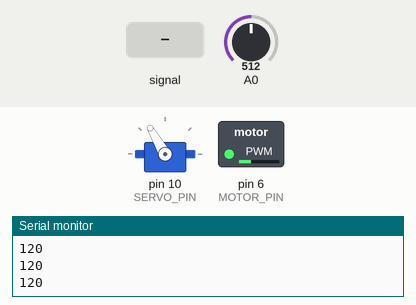
Recording of a sketch running on a simulated Arduino Uno, built with avr-gcc and run on an emulated ATmega328P. On the bench: servo, switched loads named in the sketch (green lamp = pin HIGH), the last lines printed to the serial monitor. Inputs (shaded band) come from the test bench; at power-on: A0 = 512. Pins used as bus, display or sensor lines are not drawn.

Above: at 1.2 s.
1.3 s: A0 fed a 200 Hz sine of ±81 counts around its level
At 1.94 s:
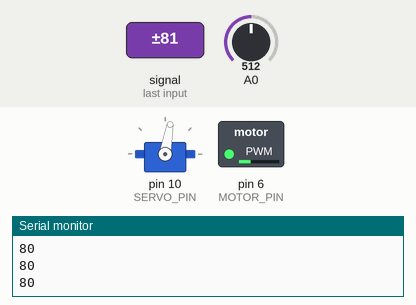
At 4.08 s:
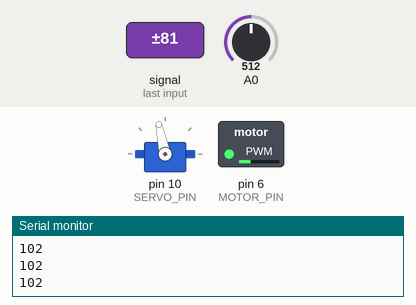
4.3 s: A0 fed a 50 Hz sine of ±306 counts around its level
7.3 s: A0 set to 716
At 7.8 s:
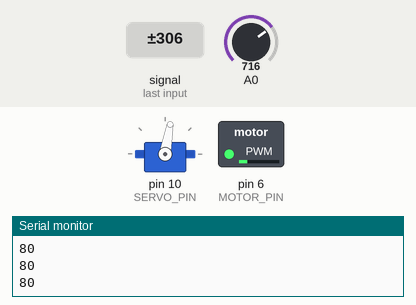
Timing chart, 0 to 10.3 s (numbered marks = the images above; inputs shaded):
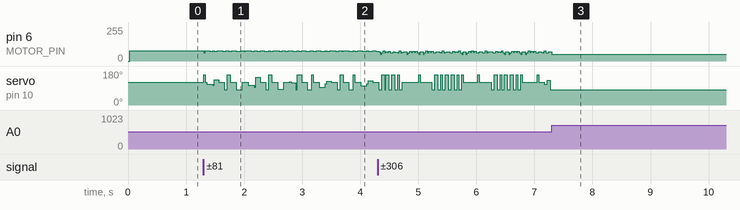

The sketch:

pid.ino
```cpp
#include <Servo.h>
#include <PID_v1.h>

Servo myservo;  // create servo object to control a servo

//degree limits for servo
const int MAX_ANGLE = 40;
const int SERVO_MID = 120; //MID point for servo
const int SERVO_RIGHT = SERVO_MID+MAX_ANGLE;
const int SERVO_LEFT = SERVO_MID-MAX_ANGLE;

//Lock mechanism for servo
boolean leftLock = false;
boolean rightLock = false;

//position of cars
const int MID_POSITION = 64; //mid postion is mid index of 128 sized array
int prevPosition = MID_POSITION;
int curPosition = MID_POSITION;

//PID
double input;
double output;
double setPoint;
double kp = 5;
double ki = 1;
double kd = 0;
PID myPID(&input, &output, &setPoint, kp, ki, kd, DIRECT);

//motor duty range: 0~100
const int MAX_DUTY = 30;
const int MID_DUTY = 25;
const int MIN_DUTY = 20;

int pixelArray[128] ;            // Pixel array.

int CLK = 13;                    // Set pin 13 as CLK.
int SI  = 12;                    // Set pin 12 as SI.
int MOTOR_PIN = 6;                // Set pin 9 as motor
int SERVO_PIN =10;                //Set pin 10 as servo

void setup() {
  leftLock = false;
  rightLock = false;

  pinMode(CLK, OUTPUT);          // Set CLK as output.
  pinMode(SI, OUTPUT);           // Set SI as  output.
  pinMode(MOTOR_PIN, OUTPUT);    // Set MOTOR_PIN as output.

  myservo.attach(SERVO_PIN);  //connect signal to pin 9
  myservo.write(SERVO_MID);   //initialize position to mid

  //input = curPosition;
  setPoint = (double)MID_POSITION;
  myPID.SetMode(AUTOMATIC);
  myPID.SetOutputLimits(0,(double)MAX_ANGLE);

  Serial.begin(9600);

  digitalWrite(SI, HIGH);
  digitalWrite(CLK, HIGH);
  digitalWrite(SI, LOW);
  digitalWrite(CLK, LOW);

  // This clocks out indeterminate pixel data from power up.
  for(int i = 0; i < 128; i ++){
    digitalWrite(CLK, HIGH);
    digitalWrite(CLK, LOW);
  }

}


void loop() {
  //wait for expose
  delayMicroseconds(10000);
  //starts pixel count
  digitalWrite(SI, HIGH);
  digitalWrite(CLK, HIGH);
  digitalWrite(SI, LOW);
  digitalWrite(CLK, LOW);

  //read data from camera to pixelArray
  for(int i = 0; i < 128; i++){
    pixelArray[i] = analogRead(A0);
    digitalWrite(CLK, HIGH);
    digitalWrite(CLK, LOW);
  }


  findPosition(pixelArray);
  input = (double)curPosition;
  //Serial.print(curPosition);
  //Serial.print(",");
  //Serial.print(pixelArray[curPosition]);
  //Serial.print(",");
  if(pixelArray[curPosition] > 160  && curPosition< 105 && rightLock == true) {
    rightLock = false;
  }
  else if(pixelArray[curPosition] > 160 && curPosition > 15 && leftLock == true) {
    leftLock = false;
  }

  if(curPosition > 110) {
    rightLock = true;
  }
  else if(curPosition < 10) {
    leftLock = true;
  }
  int degree = 0;
  //input = (double)curPosition;
  myPID.Compute();
  if(rightLock) {
    degree = SERVO_RIGHT;
  }
  else if(leftLock) {
    degree = SERVO_LEFT;
  }
  else {
    degree = output;

    if(curPosition<64) {
      degree = SERVO_MID-degree;
    }
    else {
      degree = SERVO_MID+degree;
    }

  }
  Serial.println(degree);

  //int degree = map(curPosition, 15, 105, SERVO_LEFT, SERVO_RIGHT);
  turnWheel(degree);


  //offValue is how much the car is off the center
  int offValue = curPosition-MID_POSITION;
  if(offValue<0) {
     offValue = -offValue;
  }
  int motorDuty = 0;
  if(offValue>=50) {
    motorDuty = MIN_DUTY;
  }
  else if (offValue<50 && offValue>40) {
    motorDuty = MID_DUTY;
  }
  else {
    motorDuty = map(offValue, 0, 40, MAX_DUTY, MID_DUTY); //dynamically adjust the speed
  }
  int speed = motorPWM(motorDuty);
  analogWrite(MOTOR_PIN, speed);


}

// Find the position of the car
void findPosition(int* pixelArray) {
   int sensorSum = 0;
   int sensorAvg = 0;
   int threshold = findThreshold(pixelArray);
   //Serial.println(threshold);
   for(int i = 0; i < 128; i++) {
      int afterThreshold = doThreshold(pixelArray[i], threshold);
      sensorSum += afterThreshold;
      sensorAvg += afterThreshold * i;
   }
   //Serial.println(sensorSum);
   //if all black, means off the track
   if(sensorSum == 0) {
      curPosition = prevPosition;
   }
   else {
      curPosition = (int)sensorAvg/sensorSum;
      prevPosition = curPosition;
  }
}

/* Steer wheel by certain degree based on the position of the car
 */
void turnWheel(int degree) {
  myservo.write(degree);
}

/* Calculate the duty cycle for the motor
 */
int motorPWM(int motorDuty) {
  int speed = 2.55 * motorDuty;      //speed range: 0~255
  return speed;
}

/*threshold the input analog signal from line sensor
  to 1(white) and 0(black)
 */
int doThreshold(int val, int threshold) {
  //int threshold = findThreshold(pixelArray);
  if(val>threshold) {
    return 1;
  }
  else {
    return 0;
  }
}

/* Find the best threshold to determine the location of the line
 */
int findThreshold(int* pixelArray) {
  long average = 0;
  int maximum = 0;

  for(int i = 0; i < 128; i++) {
    average = average + pixelArray[i];
    if(pixelArray[i] > maximum) {
      maximum = pixelArray[i];
    }
  }
  //Serial.println(average);
  average = average/128;

  //Adaptive threshold
  int offset = adaptThresOffset(maximum, average);

  offset = offset + average;

  //Static threshold (THRES_OFFSET varies)
  //offset = 1000;

  return offset;
}


/* Algorithm for adaptive thresholding
 */
int adaptThresOffset(int maximum, int average)
{
  return ((maximum - average)/2);
}
```

Measured:
- after the input at 1.3 s, pin 6 (MOTOR_PIN): 76/255 → 63/255 at once, then repeats every 0.20 s: 76/255 0.08 s, 73/255 0.05 s, 76/255 0.03 s, 73/255 0.05 s
- after the input at 7.3 s, pin 6 (MOTOR_PIN): goes on until 7.3 s, then stays 51/255; servo on pin 10 (SERVO_PIN): stops changing and stays 80°
